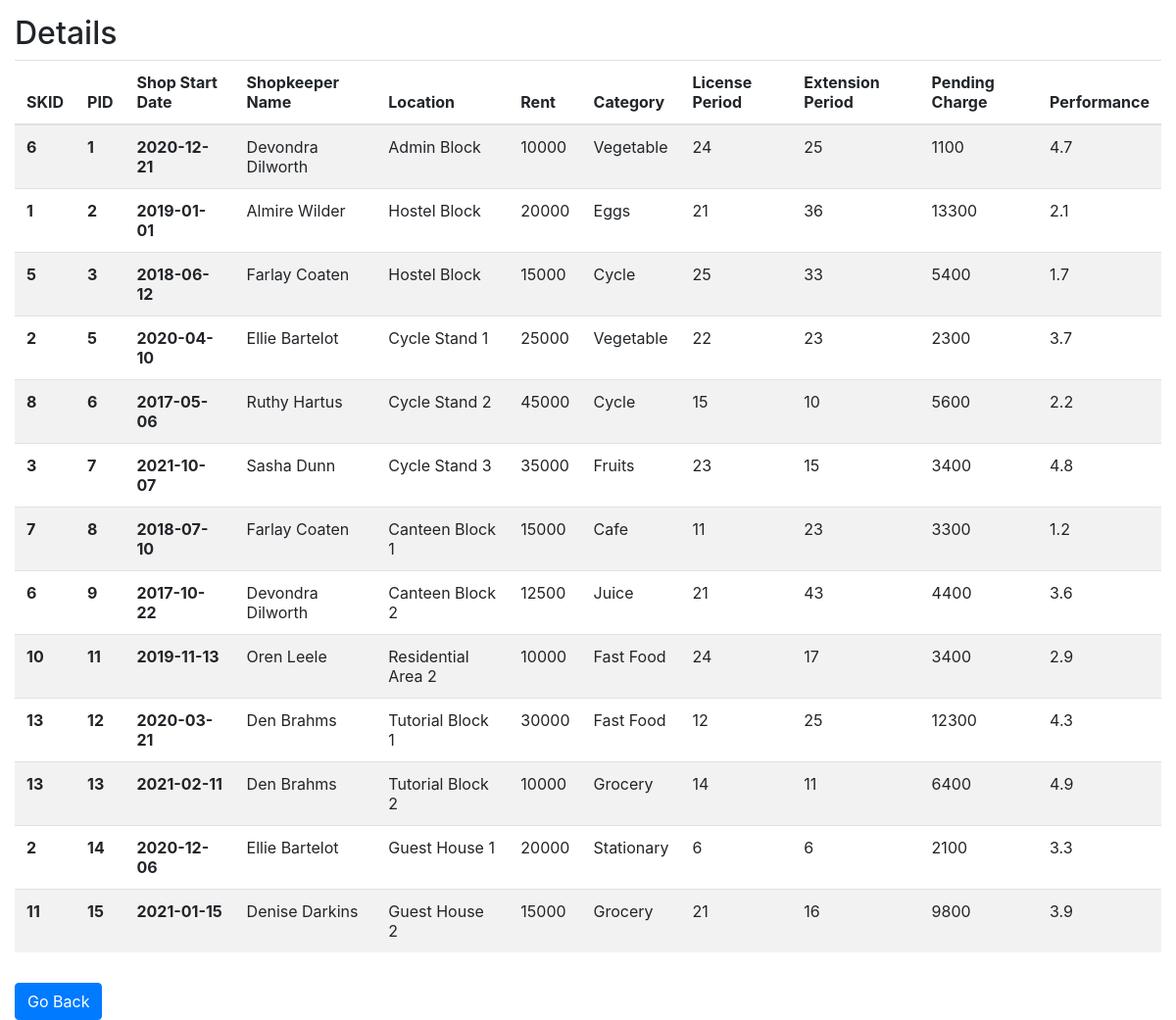
The app's page /market/shop.php (signed in) with its own data.
### tables this page shows
create table Shop(
	PID int not null,
	SKID int not null,
	Start_Date date not null,
	Category varchar(20),
	License_Period smallint,
	Extension_Period smallint,
	Pending_Charge int,
	Performance float,
	primary key (PID, SKID, Start_Date),
	constraint Shop_fk1 foreign key (PID) references Plot(PID),
	constraint Shop_fk2 foreign key (SKID) references Shopkeeper(SKID)
);

create table Shopkeeper(
	SKID int not null auto_increment,
	Name varchar(20) not null,
	DoB date,
	Street_Address varchar(50),
	District varchar(20),
	State varchar(20),
	Zip_Code int,
	DoA date not null,
	hasSecurityPass char(1),
	ContactNo bigint,
	primary key (SKID)
);

create table Plot(
	PID int not null auto_increment,
	Location varchar(20),
	Size float,
	Rent int,
	primary key (PID)
);

### market/shop.php (the view, shortened to what this page needs)
<link href="//maxcdn.bootstrapcdn.com/bootstrap/4.1.1/css/bootstrap.min.css" rel="stylesheet" id="bootstrap-css">
<?php
    require_once "db.php";
    $query = "SELECT Shopkeeper.SKID, Plot.PID, Shop.Start_Date, Shopkeeper.Name,
    Plot.Location, Plot.Rent,
    Shop.Category, Shop.License_Period, Shop.Extension_Period, Shop.Pending_Charge, Shop.Performance
    FROM Shop
    INNER JOIN Shopkeeper ON Shopkeeper.SKID = Shop.SKID
    INNER JOIN Plot ON Plot.PID = Shop.PID" ;
    $res = $db -> query($query);
?>
<div style='padding: 15px'>
<h2>Details</h2>
    <table class="table table-striped">
        <thead>
        <tr>
            <th scope="col">SKID</th>
            <th scope="col">PID</th>
            <th scope="col">Shop Start Date</th>
            <th scope="col">Shopkeeper Name</th>
            <th scope="col">Location</th>
            <th scope="col">Rent</th>
            <th scope="col">Category</th>
            <th scope="col">License Period</th>
            <th scope="col">Extension Period</th>
            <th scope="col">Pending Charge</th>
            <th scope="col">Performance</th>
        </tr>
        </thead>
        <tbody>
<?php
    while ($row = $res -> fetch_row()) {
?>
        <tr>
            <th scope="row"><?php echo $row[0] ?></th>
            <th scope="row"><?php echo $row[1] ?></th>
            <th scope="row"><?php echo $row[2] ?></th>
            <td><?php echo $row[3] ?></td>
            <td><?php echo $row[4] ?></td>
            <td><?php echo $row[5] ?></td>
            <td><?php echo $row[6] ?></td>
            <td><?php echo $row[7] ?></td>
            <td><?php echo $row[8] ?></td>
            <td><?php echo $row[9] ?></td>
            <td><?php echo $row[10] ?></td>
        </tr>
<?php
    }
?>
        </tbody>
    </table>
</div>
<div class="col-md-8">
    <a href="home_market.php" class="btn btn-primary">Go Back</a>
</div>

### records on screen
shop: SKID.SKID "6", PID.PID "1", Start_Date "2020-12-21", SKID.Name "Devondra Dilworth", PID.Location "Admin Block", PID.Rent "10000", Category "Vegetable", License_Period "24", Extension_Period "25", Pending_Charge "1100", Performance "4.7"
shop: SKID.SKID "1", PID.PID "2", Start_Date "2019-01-01", SKID.Name "Almire Wilder", PID.Location "Hostel Block", PID.Rent "20000", Category "Eggs", License_Period "21", Extension_Period "36", Pending_Charge "13300", Performance "2.1"
shop: SKID.SKID "5", PID.PID "3", Start_Date "2018-06-12", SKID.Name "Farlay Coaten", PID.Location "Hostel Block", PID.Rent "15000", Category "Cycle", License_Period "25", Extension_Period "33", Pending_Charge "5400", Performance "1.7"
shop: SKID.SKID "2", PID.PID "5", Start_Date "2020-04-10", SKID.Name "Ellie Bartelot", PID.Location "Cycle Stand 1", PID.Rent "25000", Category "Vegetable", License_Period "22", Extension_Period "23", Pending_Charge "2300", Performance "3.7"
shop: SKID.SKID "8", PID.PID "6", Start_Date "2017-05-06", SKID.Name "Ruthy Hartus", PID.Location "Cycle Stand 2", PID.Rent "45000", Category "Cycle", License_Period "15", Extension_Period "10", Pending_Charge "5600", Performance "2.2"
shop: SKID.SKID "3", PID.PID "7", Start_Date "2021-10-07", SKID.Name "Sasha Dunn", PID.Location "Cycle Stand 3", PID.Rent "35000", Category "Fruits", License_Period "23", Extension_Period "15", Pending_Charge "3400", Performance "4.8"
shop: SKID.SKID "7", PID.PID "8", Start_Date "2018-07-10", SKID.Name "Farlay Coaten", PID.Location "Canteen Block 1", PID.Rent "15000", Category "Cafe", License_Period "11", Extension_Period "23", Pending_Charge "3300", Performance "1.2"
shop: SKID.SKID "6", PID.PID "9", Start_Date "2017-10-22", SKID.Name "Devondra Dilworth", PID.Location "Canteen Block 2", PID.Rent "12500", Category "Juice", License_Period "21", Extension_Period "43", Pending_Charge "4400", Performance "3.6"
shop: SKID.SKID "10", PID.PID "11", Start_Date "2019-11-13", SKID.Name "Oren Leele", PID.Location "Residential Area 2", PID.Rent "10000", Category "Fast Food", License_Period "24", Extension_Period "17", Pending_Charge "3400", Performance "2.9"
shop: SKID.SKID "13", PID.PID "12", Start_Date "2020-03-21", SKID.Name "Den Brahms", PID.Location "Tutorial Block 1", PID.Rent "30000", Category "Fast Food", License_Period "12", Extension_Period "25", Pending_Charge "12300", Performance "4.3"
shop: SKID.SKID "13", PID.PID "13", Start_Date "2021-02-11", SKID.Name "Den Brahms", PID.Location "Tutorial Block 2", PID.Rent "10000", Category "Grocery", License_Period "14", Extension_Period "11", Pending_Charge "6400", Performance "4.9"
shop: SKID.SKID "2", PID.PID "14", Start_Date "2020-12-06", SKID.Name "Ellie Bartelot", PID.Location "Guest House 1", PID.Rent "20000", Category "Stationary", License_Period "6", Extension_Period "6", Pending_Charge "2100", Performance "3.3"
shop: SKID.SKID "11", PID.PID "15", Start_Date "2021-01-15", SKID.Name "Denise Darkins", PID.Location "Guest House 2", PID.Rent "15000", Category "Grocery", License_Period "21", Extension_Period "16", Pending_Charge "9800", Performance "3.9"
